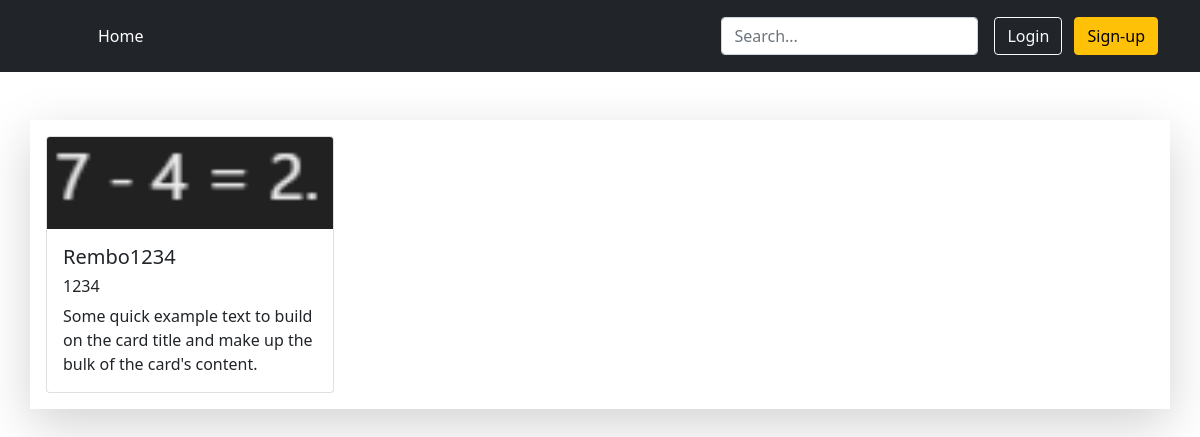
/movie/1, run on the app's committed database.
### models.py (models this page shows, shortened)
class BaseModel:
    def create(self):
        db.session.add(self)
        db.session.commit()

class Movie(db.Model, BaseModel):
    __tablename__ = "movies"
    id = db.Column(db.Integer(), primary_key=True)
    name = db.Column(db.String(), nullable=False)
    release_year = db.Column(db.Integer(), nullable=False)
    image = db.Column(db.String(), default="default_photo.jpg")

### routes.py (the view)
@app.route("/movie/<int:movie_id>")
def movie_details(movie_id):
    movie = Movie.query.get(movie_id)
    return render_template("movie.html", movie=movie)

### templates/movie.html (shortened to what this page needs)
{% extends "base.html" %}
{% block content %}
<div class="card" style="width: 18rem;">
        <img src="/static/images/{{ movie['image'] }}"
             class="card-img-top" alt="...">
        <div class="card-body">
            <h5 class="card-title">{{ movie['name'] }}</h5>
            <h6 class="card-title">{{ movie['release_year'] }}</h6>
            <p class="card-text">Some quick example text to build on the card title and make up the bulk of the card's
                content.</p>
        </div>
    </div>
{% endblock %}

### data on the page
Movie: image (picture), name "Rembo1234", release_year "1234"
